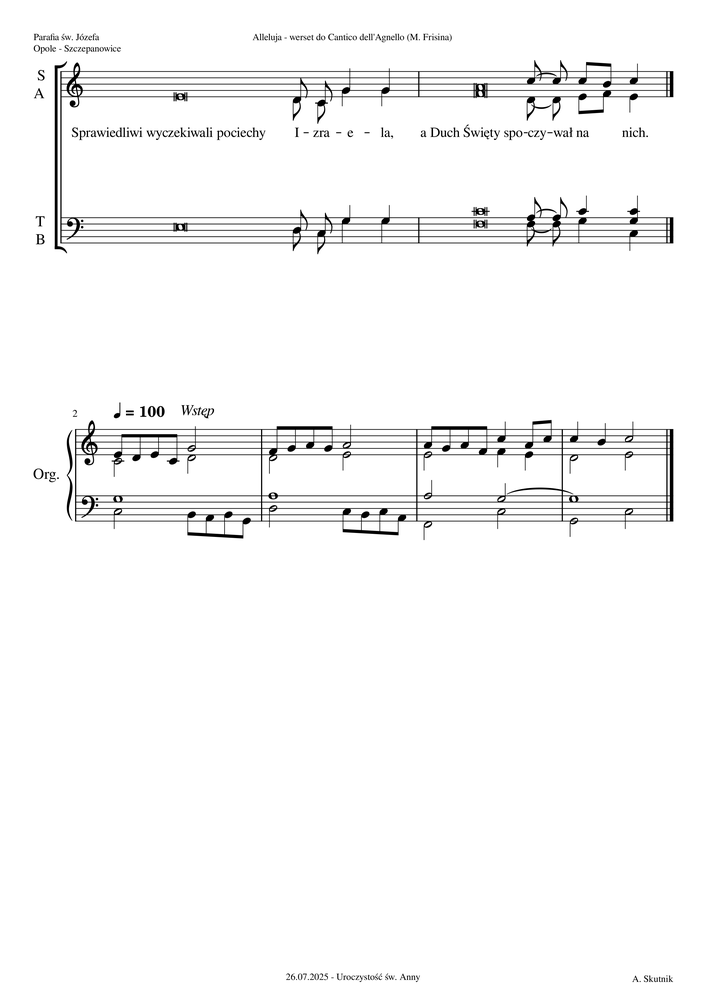
#> input picture tests/fixtures/Alleluja_werset_sw_Anna/_temp/temp/input_page_1.png, 706 x 999 px, shrunk from 2480 x 3509 before the run
$ python -i preprocessing.py   (imports and definitions only)
#> lines starting #> are read from the running program, lines starting #| are printed output that depends on the picture; after the words box and inside, x2 and y2 are one past the last pixel; in counts of white or black regions, pixels touching at a corner belong together
"""Image preprocessing pipeline for OMR.

Handles PDF-to-image conversion, deskewing, binarization,
denoising, and other image preparation steps for optimal
OMR recognition quality.
"""

import logging
import tempfile
from pathlib import Path
from typing import List, Optional

import cv2
import numpy as np
from PIL import Image

logger = logging.getLogger(__name__)


class ImagePreprocessor:
    """Preprocess images for optimal OMR recognition."""

    def __init__(self, output_dir: str = "data/processed"):
        self.output_dir = Path(output_dir)
        self.output_dir.mkdir(parents=True, exist_ok=True)
        self._temp_dir = self.output_dir / "temp"
        self._temp_dir.mkdir(parents=True, exist_ok=True)

    # [43 lines left out: function pdf_to_images, not called in this run]

    def preprocess_for_omr(self, input_path: str, dpi: int = 300) -> List[str]:
        """Full preprocessing pipeline: PDF/image → clean images ready for OMR.

        Args:
            input_path: Path to PDF or image file
            dpi: Target DPI for PDF conversion

        Returns:
            List of preprocessed image paths
        """
        input_path = Path(input_path)

        # Step 1: Get images
        if input_path.suffix.lower() == '.pdf':
            image_paths = self.pdf_to_images(str(input_path), dpi=dpi)
        else:
            image_paths = [str(input_path)]

        if not image_paths:
            return []

        # Step 2: Preprocess each image
        processed_paths = []
        for i, img_path in enumerate(image_paths):
            try:
                processed = self._preprocess_single(img_path, page_num=i + 1)
                processed_paths.append(processed)
            except Exception as e:
                logger.warning(f"Preprocessing failed for {img_path}: {e}")
                # Use original image as fallback
                processed_paths.append(img_path)

        return processed_paths

    def _preprocess_single(self, image_path: str, page_num: int = 1) -> str:
        """Preprocess a single image for OMR.

        Steps: grayscale → denoise → binarize → deskew → crop

        Args:
            image_path: Path to the image
            page_num: Page number for output naming

        Returns:
            Path to preprocessed image
        """
#> called with page_num = 1
        img = cv2.imread(image_path)
#> img is the input picture: shape (999, 706, 3); min 0, max 255, mean 247.8
        if img is None:
            raise ValueError(f"Could not read image: {image_path}")

        # Convert to grayscale
        if len(img.shape) == 3:
            gray = cv2.cvtColor(img, cv2.COLOR_BGR2GRAY)
        else:
            gray = img

        # Denoise (gentle, preserve thin lines like staff lines)
        denoised = cv2.fastNlMeansDenoising(gray, None, h=5, templateWindowSize=7, searchWindowSize=21)

        # Adaptive binarization (Otsu's method works well for printed music)
        _, binary = cv2.threshold(denoised, 0, 255, cv2.THRESH_BINARY + cv2.THRESH_OTSU)
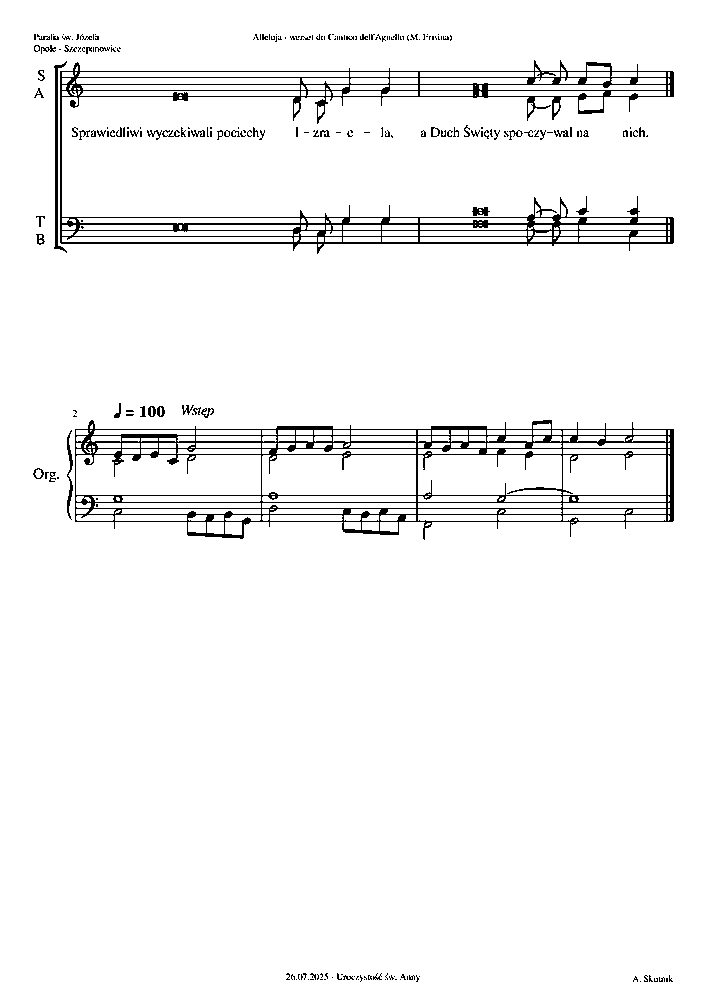
#> binary: shape (999, 706); 96.2% white; black in thin lines or dots, all inside (x1, y1, x2, y2) = (33, 34, 674, 982)

        # Deskew
        deskewed = self._deskew(binary)

        # Crop to content
        cropped = self._crop_to_content(deskewed)

        # Save result
        stem = Path(image_path).stem
        output_path = self._temp_dir / f"{stem}_preprocessed.png"
        cv2.imwrite(str(output_path), cropped)

        logger.debug(f"Preprocessed page {page_num}: {output_path.name}")
        return str(output_path)

    def _deskew(self, image: np.ndarray, max_angle: float = 5.0) -> np.ndarray:
        """Deskew an image by detecting staff line angles.

        Args:
            image: Binary image (black on white)
            max_angle: Maximum correction angle in degrees

        Returns:
            Deskewed image
        """
#> called with max_angle = 5
        # Invert for line detection (white lines on black)
        inverted = cv2.bitwise_not(image)

        # Detect long horizontal lines (staff lines)
        edges = cv2.Canny(inverted, 50, 150, apertureSize=3)
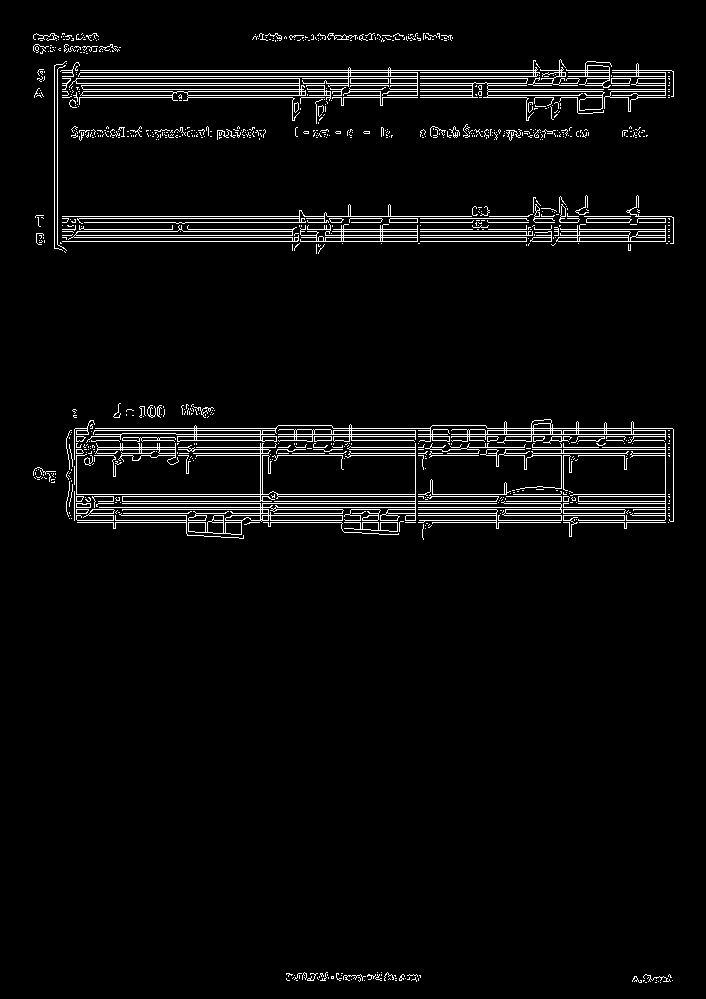
#> edges: shape (999, 706); 4.1% white in thin lines or dots, all inside (x1, y1, x2, y2) = (33, 33, 674, 983)
        lines = cv2.HoughLinesP(
            edges, 1, np.pi / 180, threshold=200,
            minLineLength=image.shape[1] // 4,
            maxLineGap=20
        )
#> lines = 37 rows, first 6: [74, 520, 673, 520], [36, 237, 673, 237], [36, 241, 673, 241], [36, 91, 673, 91], [35, 216, 671, 216], [41, 76, 673, 76]

        if lines is None or len(lines) == 0:
            return image

        # Calculate average angle of detected lines
        angles = []
        for line in lines:
            x1, y1, x2, y2 = line[0]
            if x2 - x1 != 0:
                angle = np.degrees(np.arctan2(y2 - y1, x2 - x1))
                if abs(angle) < max_angle:
                    angles.append(angle)
#> this loop made 37 passes
#> (x1, y1, x2, y2) on passes 1 to 12: (74, 520, 673, 520), (36, 237, 673, 237), (36, 241, 673, 241), (36, 91, 673, 91), (35, 216, 671, 216), (41, 76, 673, 76), (67, 513, 673, 513), (38, 70, 671, 70), (37, 72, 673, 72), (68, 515, 673, 515), (54, 231, 673, 231), (37, 89, 673, 89)
#> after the loop, angles = 37 values from 0 to 0

        if not angles:
            return image

        median_angle = np.median(angles)
#> median_angle = 0
        if abs(median_angle) < 0.1:
            return image

        # Rotate to correct
        h, w = image.shape[:2]
        center = (w // 2, h // 2)
        rotation_matrix = cv2.getRotationMatrix2D(center, median_angle, 1.0)
        rotated = cv2.warpAffine(
            image, rotation_matrix, (w, h),
            flags=cv2.INTER_LINEAR,
            borderMode=cv2.BORDER_CONSTANT,
            borderValue=255  # White background
        )

        logger.debug(f"Deskewed by {median_angle:.2f}°")
        return rotated

    def _crop_to_content(self, image: np.ndarray, margin: int = 20) -> np.ndarray:
        """Crop image to content area with margin.

        Args:
            image: Binary image
            margin: Pixels of margin around content

        Returns:
            Cropped image
        """
#> called with margin = 20
        # Find content (non-white pixels)
        inverted = cv2.bitwise_not(image)
        coords = cv2.findNonZero(inverted)
#> coords = contour of 26606 points, box (x1, y1, x2, y2) (33, 34, 674, 982), area 42282

        if coords is None:
            return image

        x, y, w, h = cv2.boundingRect(coords)
#> x = 33; y = 34; w = 641; h = 948

        # Add margin
        y_start = max(0, y - margin)
#> y_start = 14
        y_end = min(image.shape[0], y + h + margin)
#> y_end = 999
        x_start = max(0, x - margin)
#> x_start = 13
        x_end = min(image.shape[1], x + w + margin)
#> x_end = 694

        return image[y_start:y_end, x_start:x_end]
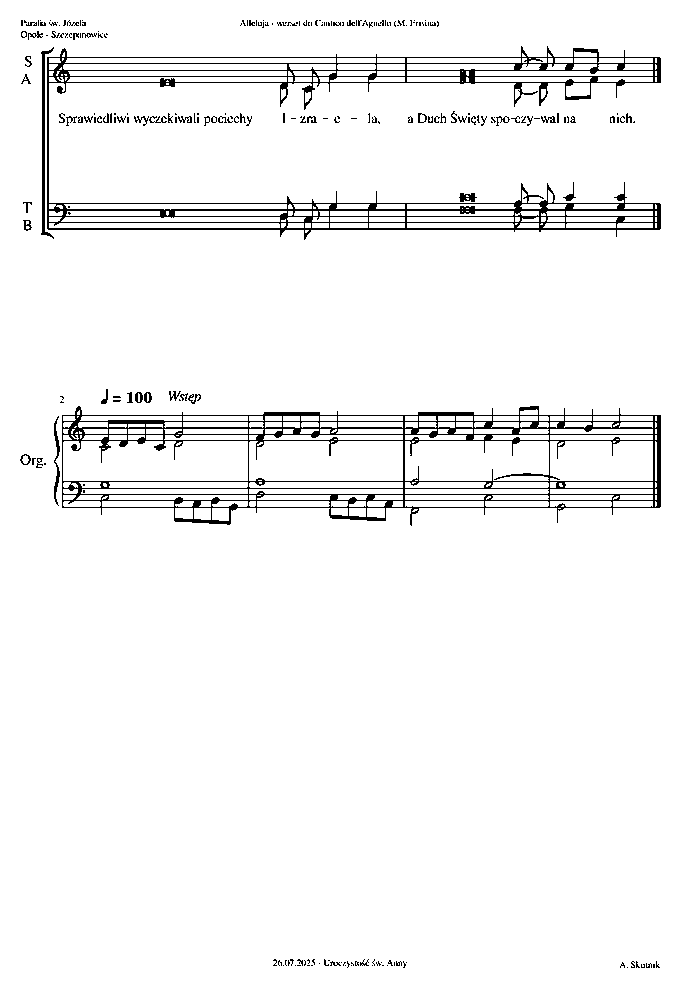
#> returned value: shape (985, 681); 96% white; black in thin lines or dots

    # [6 lines left out: function cleanup_temp, not called in this run]

>>> result = ImagePreprocessor().preprocess_for_omr('../../tests/fixtures/Alleluja_werset_sw_Anna/_temp/temp/input_page_1.png')
